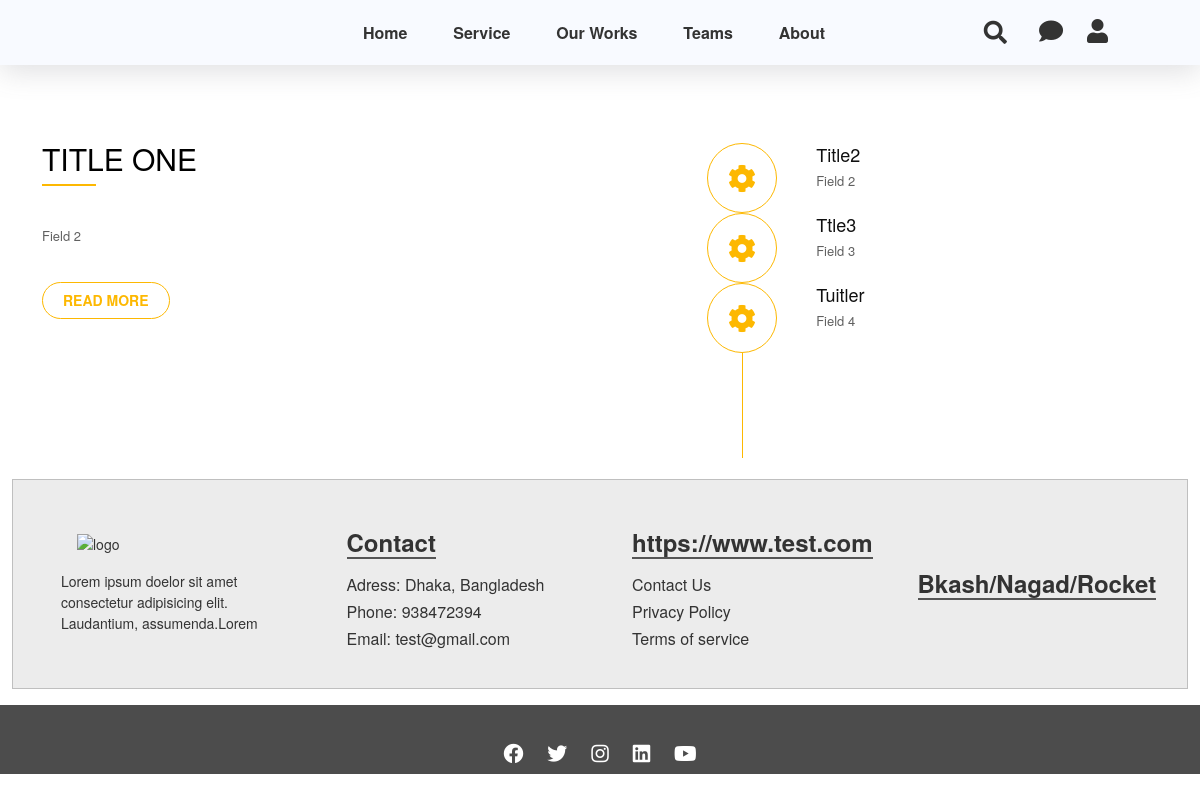
The page /about-us/ on the database its author committed.
### second_app/models.py (models this page shows)
class AboutUs(models.Model):
    title1 = models.CharField(max_length=255, null=True, blank=True)
    field1 = models.TextField(max_length=999, null=True, blank=True)
    title2 = models.CharField(max_length=255, null=True, blank=True)
    field2 = models.TextField(max_length=999, null=True, blank=True)
    title3 = models.CharField(max_length=255, null=True, blank=True)
    field3 = models.TextField(max_length=999, null=True, blank=True)
    title4 = models.CharField(max_length=255, null=True, blank=True)
    field4 = models.TextField(max_length=999, null=True, blank=True)

class Footer(models.Model):
    footer_quotes = models.TextField(max_length=999, null=True, blank=True)
    footer_contact_title = models.CharField(max_length=255, null=True, blank=True)
    address = models.CharField(max_length=255, null=True, blank=True)
    phone = models.CharField(max_length=255, null=True, blank=True)
    email = models.EmailField(max_length=255, null=True, blank=True, )
    footer_links_title = models.CharField(max_length=255, null=True, blank=True)
    footer_payment_title = models.CharField(max_length=255, null=True, blank=True)
    payment_logo = models.FileField(upload_to='homeimages', null=True, blank=True)
    footer_facebook_link = models.URLField(max_length=999, null=True, blank=True)
    footer_instagram_link = models.URLField(max_length=999, null=True, blank=True)
    footer_twitter_link = models.URLField(max_length=999, null=True, blank=True)
    footer_linkedin_link = models.URLField(max_length=999, null=True, blank=True)
    footer_youtube_link = models.URLField(max_length=999, null=True, blank=True)

### second_app/views.py (the view)
# urls.py: path('about-us/', views.about_us, name='about_us'),
def about_us(request):
    obj = AboutUs.objects.last()
    return render(request, 'second_app/about_us.html', {'obj': obj})

### core/custommodelserver.py (called while the page is built)
def headfoot(request):
    headerr = Header.objects.last()
    context = {
        'headerr':headerr,
    }
    return context

### dashboard_app/custommodel.py (called while the page is built)
def footer(request):
    footer = Footer.objects.last()
    context = {
        'footer':footer
    }
    return context

### templates/second_app/about_us.html (shortened to what this page needs)
{% extends 'core/base.html' %}
{% load static %}
{% block main %}
<div class="aboutus-section">
    <div class="container">
        <div class="row">
            <div class="col-md-4 col-sm-6 col-xs-12 my-3">
                <div class="aboutus">
                    <h2 class="aboutus-title">{{obj.title1}}</h2>
                    <p class="aboutus-text" style="white-space:pre-line;">{{obj.field1}}</p>
                    <a class="aboutus-more" href="#">read more</a>
                </div>
            </div>
            <div class="col-md-5 col-sm-6 col-xs-12 my-3">
                <div class="feature">
                    <div class="feature-box">
                        <div class="clearfix">
                            <div class="iconset">
                                <i class="fa fa-cog icon" aria-hidden="true"></i>
                            </div>
                            <div class="feature-content">
                                <h4>{{obj.title2}}</h4>
                                <p>{{obj.field2}}</p>
                            </div>
                        </div>
                    </div>
                    <div class="feature-box">
                        <div class="clearfix">
                            <div class="iconset">
                                <i class="fa fa-cog icon" aria-hidden="true"></i>
                            </div>
                            <div class="feature-content">
                                <h4>{{obj.title3}}</h4>
                                <p>{{obj.field3}}</p>
                            </div>
                        </div>
                    </div>
                    <div class="feature-box">
                        <div class="clearfix">
                            <div class="iconset">
                                <i class="fa fa-cog icon" aria-hidden="true"></i>
                            </div>
                            <div class="feature-content">
                                <h4>{{obj.title4}}</h4>
                                <p>{{obj.field4}}</p>
                            </div>
                        </div>
                    </div>
                </div>
            </div>
        </div>
    </div>
</div>
{% endblock main %}

### core/templates/core/base.html (shortened to what this page needs)
{% load static %}
<!doctype html>
<html lang="en">
<head>
    <link href="https://cdn.jsdelivr.net/npm/bootstrap@5.0.1/dist/css/bootstrap.min.css" rel="stylesheet"
>
    <link rel="stylesheet" href="{% static 'assest/style.css' %}">
    <link rel="stylesheet" href="https://unpkg.com/swiper/swiper-bundle.min.css" />
    <link rel="stylesheet" href="https://use.fontawesome.com/releases/v5.15.3/css/all.css"
>
    <link rel="stylesheet" href="https://cdnjs.cloudflare.com/ajax/libs/jquery-modal/0.9.1/jquery.modal.min.css" />
</head>
<body>
    <div class="main">
        <header>
            <div class="container-fluid">
                <div class="row header_row">
                    <div class="col-3 hlogo">
                        <div class="logo">
                        </div>
                    </div>
                    <div class="col-6 nav" id="nav">
                        <ul class="navbar-nav">
                            <li class="nav-item">{% url 'home' as home %}<a
                                    class="nav-link {% if request.path == home %}active{% endif %}"
                                    href="{% url 'index' %}">Home</a></li>
                            <li class="nav-item">{% url 'service' as service %}<a
                                    class="nav-link {% if request.path == service %}active{% endif %}"
                                    href="{% url 'service' %}">Service</a></li>
                            <li class="nav-item">{% url 'works' as works %}<a
                                    class="nav-link {% if request.path == our_work %}active{% endif %}"
                                    href="{% url 'our_work' %}">Our Works</a></li>
                            <li class="nav-item">{% url 'teams' as teams %}<a
                                    class="nav-link {% if request.path == teams %}active{% endif %}"
                                    href="{% url 'team_member' %}">Teams</a></li>
                            <li class="nav-item">{% url 'aboutus' as aboutus %}<a
                                    class="nav-link {% if request.path == aboutus %}active{% endif %}"
                                    href="{% url 'about_us' %}">About</a></li>
                        </ul>
                    </div>
                    <div class="col-3 headericonCon">
                        <div class="search-box">
                            <button class="btn-search btn-search-pc"><i class="fas fa-search"></i></button>
                            <input type="text" class="input-search" placeholder="Type to Search...">
                        </div>
                        <div class="icons">
                            <a href="#" target="_blank"><i class="fas fa-comment"></i></a>
                            <a href="{% url 'login' %}"> <i class="fas fa-user"></i></a>
                        </div>
                    </div>
                </div>
            </div>
        </header>
        <div class="container-fluid">
            {% block main %}
            {% endblock main %}
            <div class="row footer section">
                <div class="col-12">
                    <img src="/media/homeimages/logo.png" alt="logo" class="img-fluid logo">
                    <p>{{ footer.footer_quotes }}</p>
                </div>
                <div class="col-12 contacts">
                    <h4 class="text-center">Contact</h4>
                    <h6>Adress: {{ footer.address }}</h6>
                    <h6>Phone: {{ footer.phone }}</h6>
                    <h6>Email: {{ footer.email }}</h6>
                </div>
                <div class="col-12 usefulLinks">
                    <h4 class="text-center">{{ footer.footer_links_title }}</h4>
                    <h6><a href="{% url 'contactus' %}">Contact Us</a></h6>
                    <h6><a href="">Privacy Policy</a></h6>
                    <h6><a href="">Terms of service</a></h6>
                </div>
                <div class="col-12">
                    <h4>{{ footer.footer_payment_title }}</h4>
                </div>
            </div>
        </div>
    </div>
    <footer class="text-center text-white text-lg-start">
        <div class="text-center p-2" style="background-color: rgba(0, 0, 0, 0.7);">
            <div class="socials">
                {% if footer.footer_facebook_link %}
                <a href="{{ footer.footer_facebook_link }}" class="fab fa-facebook"></a>
                {% endif %}
                {% if footer.footer_twitter_link %}
                <a href="{{ footer.footer_twitter_link }}" class="fab fa-twitter"></a>
                {% endif %}
                {% if footer.footer_instagram_link %}
                <a href="{{ footer.footer_instagram_link }}" class="fab fa-instagram"></a>
                {% endif %}
                {% if footer.footer_linkedin_link %}
                <a href="{{ footer.footer_linkedin_link }}" class="fab fa-linkedin"></a>
                {% endif %}
                {% if footer.footer_youtube_link %}
                <a href="{{ footer.footer_youtube_link }}" class="fab fa-youtube"></a>
                {% endif %}
            </div>
        </div>
    </footer>
</body>
</html>

### rows shown on the page
AboutUs: title1 "TITLE ONE", field1 "Field 2", title2 "Title2", field2 "Field 2", title3 "Ttle3", field3 "Field 3", title4 "Tuitler", field4 "Field 4"
Footer: footer_quotes "Lorem ipsum doelor sit amet consectetur adipisicing elit. Laudantium, assumenda.Lorem", address "Dhaka, Bangladesh", phone "938472394", email "test@gmail.com", footer_links_title "https://www.test.com", footer_payment_title "Bkash/Nagad/Rocket"
